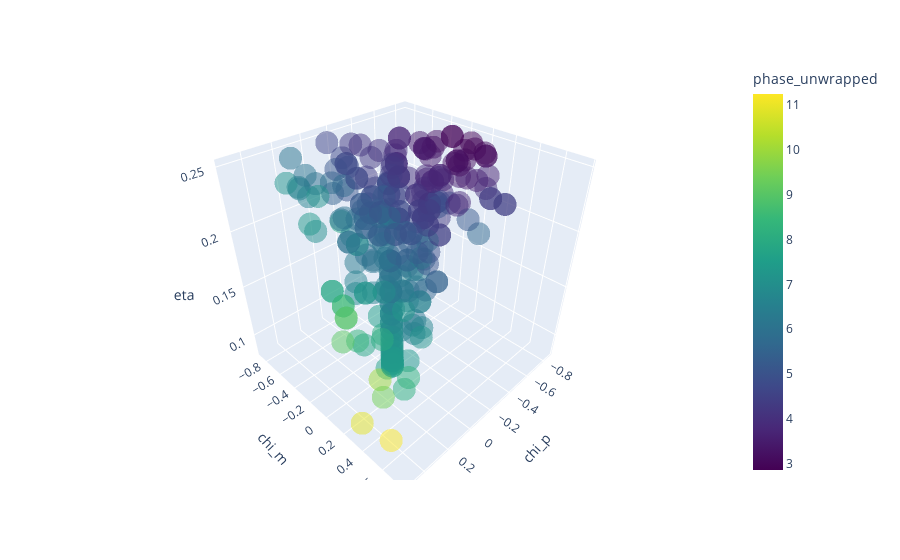

The code cell stored with this chart in its notebook:
### Code cell
df_mode_3D_full_full['phase_pushed'] = phase_push(df_mode_3D_full_full['phi_med_adj'], -2.4)
if mode_string_pro in push_dict.keys():
    eta_cut, theta, thresh, up, SXS_minus, SXS_plus = push_dict[mode_string_pro]
    df_mode_3D_full_full['phase_unwrapped'] = unwrap_crude(df_mode_3D_full_full, eta_cut, theta, thresh, up, SXS_minus, SXS_plus)
    df_mode_3D['phase_unwrapped'] = unwrap_crude(df_mode_3D, eta_cut, theta, thresh, up, SXS_minus, SXS_plus)
    df_mode_3D_full['phase_unwrapped'] = unwrap_crude(df_mode_3D_full, eta_cut, theta, thresh, up, SXS_minus, SXS_plus)
else:
    df_mode_3D_full_full['phase_unwrapped'] = df_mode_3D_full_full['phi_med_adj']
    df_mode_3D['phase_unwrapped'] = df_mode_3D['phi_med_adj']
    df_mode_3D_full['phase_unwrapped'] = df_mode_3D_full['phi_med_adj']
import plotly.express as px
fig = px.scatter_3d(df_mode_3D_full_full, x='chi_p', y='chi_m', z='eta', color='phase_unwrapped', opacity=0.5, color_continuous_scale='viridis',
                    hover_name = 'SXS_num')
# fig = px.scatter_3d(df_mode_3D_full, x='chi_p', y='chi_m', z='eta', color='phase_pushed', opacity=0.5, color_continuous_scale='viridis')
fig.show()

### Figure 1 — Plotly figure (JSON) as saved in the notebook; plotly's stock layout.template omitted (floating-point values rounded to 4 significant figures; data arrays with more than 128 entries replaced by an {"elided": "..."} marker saying what was removed)
{"data": [{"hovertemplate": "<b>%{hovertext}</b><br><br>chi_p=%{x}<br>chi_m=%{y}<br>eta=%{z}<br>phase_unwrapped=%{marker.color}<extra></extra>", "hovertext": {"elided": "276 int values"}, "legendgroup": "", "marker": {"color": {"elided": "276 float values"}, "coloraxis": "coloraxis", "opacity": 0.5, "symbol": "circle"}, "mode": "markers", "name": "", "scene": "scene", "showlegend": false, "type": "scatter3d", "x": {"elided": "276 float values"}, "y": {"elided": "276 float values"}, "z": {"elided": "276 float values"}}], "layout": {"coloraxis": {"colorbar": {"title": {"text": "phase_unwrapped"}}, "colorscale": [[0, "#440154"], [0.1111, "#482878"], [0.2222, "#3e4989"], [0.3333, "#31688e"], [0.4444, "#26828e"], [0.5556, "#1f9e89"], [0.6667, "#35b779"], [0.7778, "#6ece58"], [0.8889, "#b5de2b"], [1, "#fde725"]]}, "legend": {"tracegroupgap": 0}, "margin": {"t": 60}, "scene": {"domain": {"x": [0, 1], "y": [0, 1]}, "xaxis": {"title": {"text": "chi_p"}}, "yaxis": {"title": {"text": "chi_m"}}, "zaxis": {"title": {"text": "eta"}}}}}
